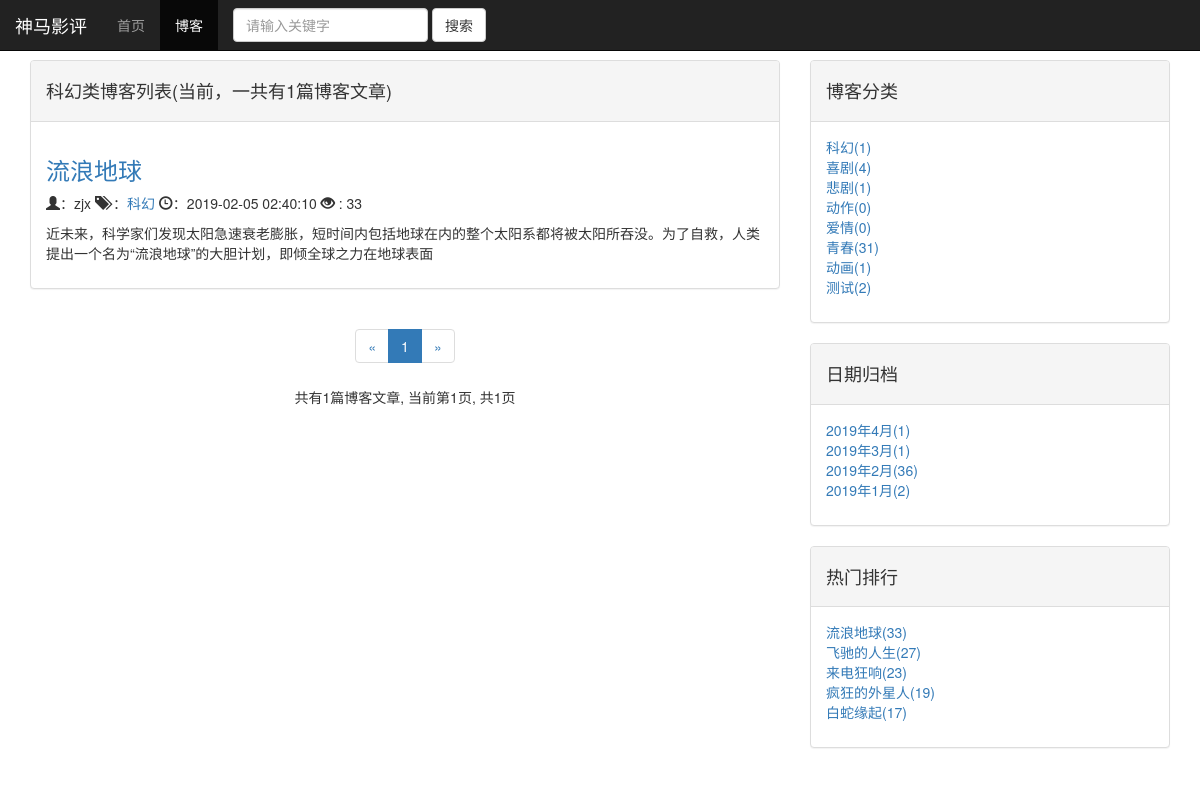
The page /blog/type/1 on the database its author committed.
### blog/models.py (models this page shows, shortened)
class BlogType(models.Model):
    type_name = models.CharField(max_length=30)
    def __str__(self):
        return f'{self.type_name}'

class Blog(models.Model):
    title = models.CharField(max_length=50)  # 文章标题
    content = models.TextField()  # 文章内容
    author = models.ForeignKey(User, on_delete=models.DO_NOTHING)  # 文章作者 ,外键 1对多
    created_time = models.DateTimeField(auto_now_add=True)  # 创建时间
    update_time = models.DateTimeField(auto_now=True)  # 修改时间
    blog_type = models.ForeignKey(BlogType, on_delete=models.DO_NOTHING, related_name='blog')  # 文章分类
    def __str__(self):
        return f'{self.title}'
    def read_count(self):  # 后台显示阅读次数
        try:
            return self.readnum.count  # 显示阅读次数 ,ReadNum的小写
        except:
            return 0  # 没有阅读次数显示0
    class Meta:
        ordering = [
            '-created_time'
        ]

class ReadNum(models.Model):
    count = models.IntegerField(default=0)  # 博客阅读次数,默认值为0
    blog = models.OneToOneField(Blog, on_delete=models.DO_NOTHING)  # 外键 1对1

### blog/views.py (the view)
# urls.py: path('type/<int:type_id>', blog_type, name='type'),
def blog_type(request, type_id):
    blog_type = get_object_or_404(BlogType, pk=type_id)
    blogs = Blog.objects.filter(blog_type=blog_type)
    context = contrl(request, blogs)
    context['blog_type'] = blog_type
    return render(request, 'blog_type.html', context=context)

### templates/blog_type.html
{% extends 'blog_list.html' %}
{% block list %}<h4> {{ blog_type.type_name }}类博客列表(当前，一共有{{ page.paginator.count }}篇博客文章)</h4>{% endblock %}

### templates/blog_list.html (shortened to what this page needs)
{% extends 'base.html' %}
{% block content %}
    <div class="container">
        <div class="row">
            <div class="col-xs-12 col-sm-6 col-md-8">
                <div class="panel panel-default">
                    <div class="panel-heading">
                        {% block list %}<h4>博客列表 (一共有{{ page.paginator.count }}篇博客文章) </h4>{% endblock %}
                    </div>
                    <div class="panel-body">
                        {% for blog in page.object_list %}
                            <div class="blog">
                                <h3><a href="{% url 'detail' blog.pk %}">{{ blog.title }}</a></h3>
                                <p>
                                    <span class="glyphicon glyphicon-user"></span>：{{ blog.author }}
                                    <span class="glyphicon glyphicon-tags"></span> ：<a
                                        href="{% url 'type' blog.blog_type.id %}">{{ blog.blog_type }}</a>
                                    <span class="glyphicon glyphicon-time"></span>：{{ blog.created_time | date:'Y-m-d H:i:s' }}
                                    <span class="glyphicon glyphicon-eye-open"></span> : {{ blog.read_count }}
                                </p>
                                <p>{{ blog.content|truncatechars:80 }}</p>
                            </div>
                        {% empty %}
                            <div class="blog"><p>暂时未更新文章，尽情期待</p></div>
                        {% endfor %}
                    </div>
                </div>
                <nav aria-label="Page navigation">
                    <div class="paginator">
                        <ul class="pagination">
                            <li>
                                {% if page.has_previous %}
                                    <a href="?page={{ page.previous_page_number }}&q={{ info }}" aria-label="Previous">
                                        <span aria-hidden="true">&laquo;</span>
                                    </a>
                                {% else %}
                                    <span aria-hidden="true">&laquo;</span>
                                {% endif %}
                            </li>
                            {% for i in page_range %}
                                {% if i == page.number %}
                                    <li class="active"><span>{{ i }}</span></li>
                                {% endif %}
                            {% endfor %}
                            <li>
                                {% if page.has_next %}
                                    <a href="?page={{ page.next_page_number }}&q={{ info }}" aria-label="Next">
                                        <span aria-hidden="true">&raquo;</span>
                                    </a>
                                {% else %}
                                    <span aria-hidden="true">&raquo;</span>
                                {% endif %}
                            </li>
                        </ul>
                        <p>共有{{ page.paginator.count }}篇博客文章,
                            当前第{{ page.number }}页,
                            共{{ page.paginator.num_pages }}页
                        </p>
                    </div>
                </nav>
            </div>
            <div class="col-xs-6 col-md-4">
                <div class="panel panel-default">
                    <div class="panel-heading"><h4>博客分类</h4></div>
                    <div class="panel-body">
                        <ul>
                            {% for type in types %}
                                <li><a href="{% url 'type' type.id %}">{{ type.type_name }}({{ type.blog_count }})</a>
                                </li>
                            {% empty %}
                                <p>暂无博客，尽情期待</p>
                            {% endfor %}
                        </ul>
                    </div>
                </div>
                <div class="panel panel-default">
                    <div class="panel-heading"><h4>日期归档</h4></div>
                    <div class="panel-body">
                        <ul>
                            {% for date,count in date_list.items %}
                                <li>
                                    <a href="{% url 'blog_date' date.year date.month %}">
                                        {{ date |date:'Y年n月' }}({{ count }})
                                    </a>
                                </li>
                            {% endfor %}
                        </ul>
                    </div>
                </div>
                <div class="panel panel-default">
                    <div class="panel-heading"><h4>热门排行</h4></div>
                    <div class="panel-body">
                        <ul>
                            {% for i in posts %}
                                <li>
                                    <a href="{% url 'detail' i.id %}">
                                        {{ i.blog }}({{ i.count }})
                                    </a>
                                </li>
                            {% endfor %}
                        </ul>
                    </div>
                </div>
            </div>
        </div>
    </div>
{% endblock %}
{% block list_ac %} active {% endblock %}

### rows shown on the page
BlogType: type_name "科幻", blog_count "1"
Blog: title "流浪地球", author "zjx", blog_type "科幻", created_time "2019-02-05 02:40:10", read_count "33", content "近未来，科学家们发现太阳急速衰老膨胀，短时间内包括地球在内的整个太阳系都将被太阳所吞没。为了自救，人类提出一个名为“流浪地球”的大胆计划，即倾全球之力在地球表面"
BlogType: type_name "喜剧", blog_count "4"
BlogType: type_name "悲剧", blog_count "1"
BlogType: type_name "动作", blog_count "0"
BlogType: type_name "爱情", blog_count "0"
BlogType: type_name "青春", blog_count "31"
BlogType: type_name "动画", blog_count "1"
BlogType: type_name "测试", blog_count "2"
ReadNum: blog "流浪地球", count "33"
ReadNum: blog "飞驰的人生", count "27"
ReadNum: blog "来电狂响", count "23"
ReadNum: blog "疯狂的外星人", count "19"
ReadNum: blog "白蛇缘起", count "17"

### other values the page prints
{{ page.paginator.count }} "1"
{{ i }} "1"
{{ page.number }} "1"
{{ page.paginator.num_pages }} "1"
{{ date |date:'Y年n月' }} "2019年4月" "2019年3月" "2019年2月" "2019年1月"
{{ count }} "1" "1" "36" "2"
